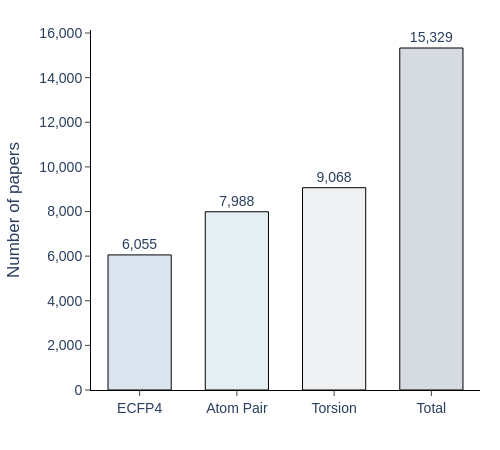

The notebook cell saved with this chart:
### Markdown cell above
## 14. Plotly bar chart

### Code cell
import plotly.express as px

# Rename fingerprint labels for presentation
plot_data = plot_data.copy()

plot_data["Fingerprint"] = plot_data["Fingerprint"].replace({
    "Morgan": "ECFP4",
    "AtomPair": "Atom Pair",
    "TopologicalTorsion": "Torsion",
    "Total / any FP": "Total",
    "Total/any FP": "Total",
    "Any fingerprint": "Total",
})

# Bar fill colors with alpha = 0.18
bar_colors = {
    "ECFP4": "rgba(59, 110, 168, 0.18)",     # #3B6EA8
    "Atom Pair": "rgba(111, 168, 182, 0.18)", # #6FA8B6
    "Torsion": "rgba(167, 173, 178, 0.18)",   # #A7ADB2
    "Total": "rgba(31, 58, 95, 0.18)",        # #1F3A5F
}

fig = px.bar(
    plot_data,
    x="Fingerprint",
    y="Papers",
    text="Papers",
)

fig.update_traces(
    texttemplate="%{y:,}",
    textposition="outside",
    cliponaxis=False,
    marker=dict(
        color=[bar_colors[x] for x in plot_data["Fingerprint"]],
        line=dict(
            color="black",
            width=1,
        ),
    ),
)

fig.update_layout(
    width=500,
    height=450,

    # Transparent background
    paper_bgcolor="rgba(0,0,0,0)",
    plot_bgcolor="rgba(0,0,0,0)",

    # Axes
    xaxis_title=None,
    yaxis_title="Number of papers",

    # Bar spacing
    bargap=0.35,

    # Clean appearance
    showlegend=False,
    margin=dict(l=70, r=20, t=30, b=60),

    font=dict(
        size=14,
        family="Arial",
    ),
)

fig.update_xaxes(
    showgrid=False,
    showline=True,
    linewidth=1,
    linecolor="black",
    ticks="outside",
)

fig.update_yaxes(
    tickformat=",",
    showgrid=False,
    showline=True,
    linewidth=1,
    linecolor="black",
    ticks="outside",
    rangemode="tozero",
)

fig.show()

# Export as vector PDF
fig.write_image(
    "fingerprint_degeneracy_papers.pdf",
    format="pdf",
    width=500,
    height=450,
)

### Figure 1 — Plotly figure (JSON) as saved in the notebook; plotly's stock layout.template omitted (floating-point values rounded to 4 significant figures)
{"data": [{"alignmentgroup": "True", "cliponaxis": false, "hovertemplate": "Fingerprint=%{x}<br>Papers=%{text}<extra></extra>", "legendgroup": "", "marker": {"color": ["rgba(59, 110, 168, 0.18)", "rgba(111, 168, 182, 0.18)", "rgba(167, 173, 178, 0.18)", "rgba(31, 58, 95, 0.18)"], "line": {"color": "black", "width": 1}, "pattern": {"shape": ""}}, "name": "", "offsetgroup": "", "orientation": "v", "showlegend": false, "text": [6055, 7988, 9068, 15329], "textposition": "outside", "texttemplate": "%{y:,}", "type": "bar", "x": ["ECFP4", "Atom Pair", "Torsion", "Total"], "xaxis": "x", "y": [6055, 7988, 9068, 15329], "yaxis": "y"}], "layout": {"bargap": 0.35, "barmode": "relative", "font": {"family": "Arial", "size": 14}, "height": 450, "legend": {"tracegroupgap": 0}, "margin": {"b": 60, "l": 70, "r": 20, "t": 30}, "paper_bgcolor": "rgba(0,0,0,0)", "plot_bgcolor": "rgba(0,0,0,0)", "showlegend": false, "width": 500, "xaxis": {"anchor": "y", "domain": [0, 1], "linecolor": "black", "linewidth": 1, "showgrid": false, "showline": true, "ticks": "outside", "title": {}}, "yaxis": {"anchor": "x", "domain": [0, 1], "linecolor": "black", "linewidth": 1, "rangemode": "tozero", "showgrid": false, "showline": true, "tickformat": ",", "ticks": "outside", "title": {"text": "Number of papers"}}}}
